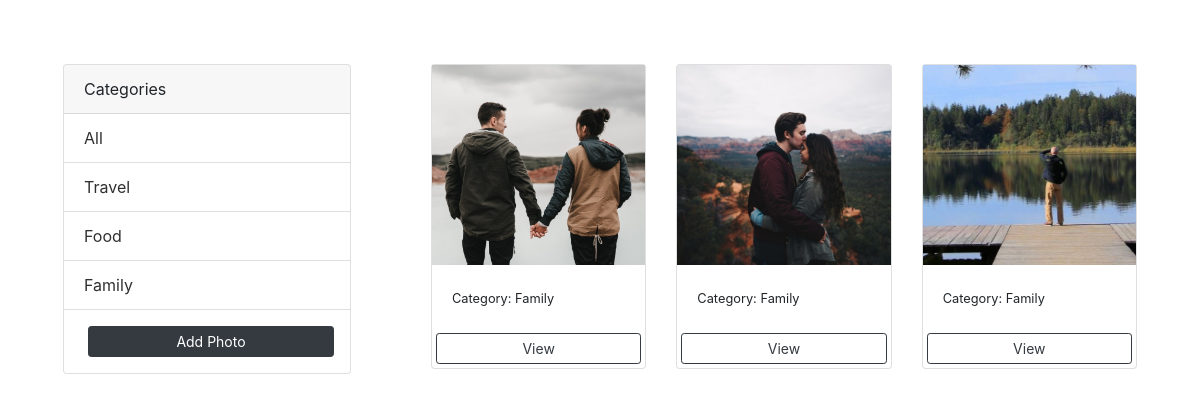
Before: /?category=Family with the older database file.
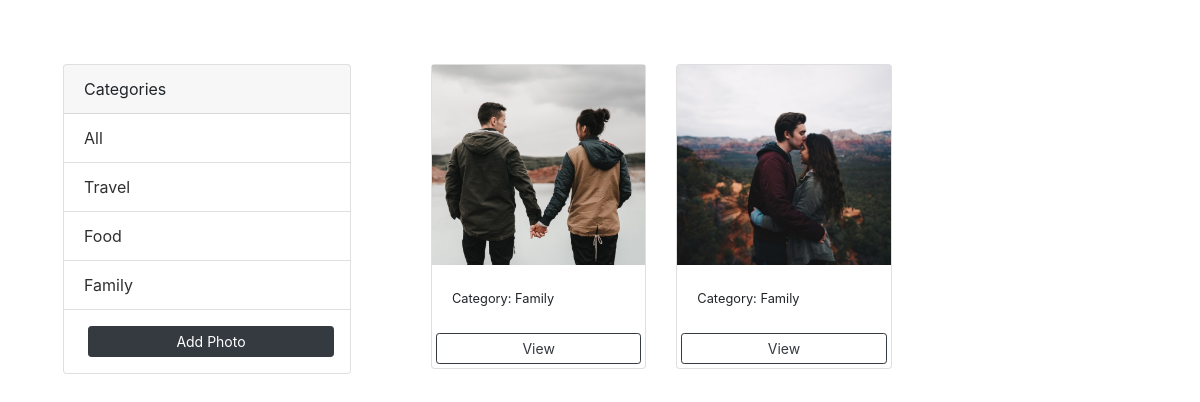
After: the same page with the newer database file.
### photos/models.py (models this page shows, shortened)
class Category(models.Model):
    name = models.CharField(max_length=100, null=False, blank=False)

class Photo(models.Model):
    category = models.ForeignKey(Category, on_delete=models.SET_NULL, null=True, blank=True)
    image = models.ImageField(null=False, blank=False)
    description = models.TextField()

### photos/views.py (the view)
# urls.py: path("", views.gallery, name="gallery"),
def gallery(request):
    category = request.GET.get('category')
    if category == None:
        photos = Photo.objects.all()
    else:
        photos = Photo.objects.filter(category__name__contains=category)
    categories = Category.objects.all()
    context = {'categories': categories, 'photos': photos}
    return render(request, "photos/gallery.html", context)

### photos/templates/photos/gallery.html (shortened to what this page needs)
<!DOCTYPE html>
<html lang="en">
<head>
    <link rel="stylesheet" href="https://cdn.jsdelivr.net/npm/bootstrap@4.0.0/dist/css/bootstrap.min.css">
</head>
<body class="m-5">
    <div class="container">
        <div class="row">
            <div class="col-md-3 my-3">
                <div class="card" style="width: 18rem;">
                    <div class="card-header">
                      Categories
                    </div>
                    <ul class="list-group list-group-flush">
                      <li class="list-group-item">
                        <a href="{% url 'gallery' %}">All</a>
                      </li>
                      {% for category in categories %}
                        <li class="list-group-item">
                          <a href="{% url 'gallery' %}?category={{category.name}}">{{category.name}}</a>
                        </li>
                      {% endfor %}
                      <li class="list-group-item">
                      <a href="{% url 'add' %}" style="color:white;" class="btn btn-dark btn-block btn-sm m-1">Add Photo</a></li>
                    </ul>
                </div>
            </div>
            <div class="col-md-1"></div>
            <div class="col-md-8">
                <div class="row">
                  {% for photo in photos %}
                    <div class="col-md-4 my-3">
                        <div class="card">
                            <img class="image-thumbnail" src="{{photo.image.url}}" alt="Card image cap">
                            <div class="card-body">
                              <small>Category: {{photo.category.name}}</small>
                            </div>
                            <a href="{% url 'photo' photo.id %}" id="viewButton" class="btn btn-outline-dark btn-sm m-1">View</a>
                          </div>
                    </div>
                  {% empty %}
                  <h3>No photos......</h3>
                  {% endfor %}
                </div>
            </div>
        </div>
    </div>
</body>
</html>

### photos/templates/photos/gallery.html (style rules this page uses)
.image-thumbnail { height: 200px; object-fit: cover; }
.list-group-item a { text-decoration: none; color: rgb(49, 48, 48); }

Changed rows visible on the page:
removed Photo: image (picture), category.name "Family"
